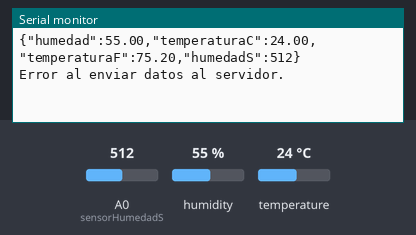
A sketch run on a simulated Arduino Uno, built with avr-gcc and run on an emulated ATmega328P. Parts: the last lines printed to the serial monitor. The inputs (shaded band) are chosen by the test bench; at power-on: humidity 55 %, A0 (sensorHumedadS) = 512, temperature 24 °C. Uploads are accepted with an empty reply.

Above: at 18.0 s.
18.1 s: humidity set to 22 %
At 20.69 s:
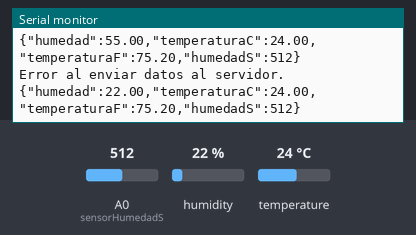
33.4 s: A0 (sensorHumedadS) set to 716
At 41.6 s:
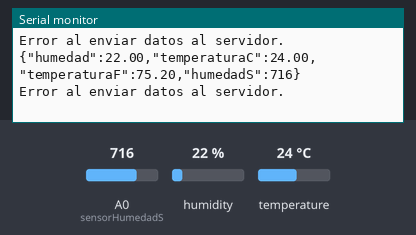
48.7 s: temperature set to 12 °C
At 62.6 s:
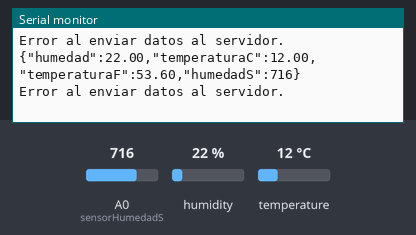

Measured:
- after the input at 18.1 s, the serial monitor: prints a new line after 2.3 s (image 1)
- after the input at 33.4 s, the serial monitor: prints a new line after 7.4 s (image 2)
- after the input at 48.7 s, the serial monitor: prints a new line after 12.6 s (image 3)

The sketch:

Prueba_sensorDHT22.ino
```cpp
#include <DHT.h>
#include <ArduinoHttpClient.h>
#include <Wire.h>
#include <Adafruit_Sensor.h>
#include <Ethernet.h>

#define DHTPin 3 //pin del arudino y sensor

#define DHTTYPE DHT22

DHT dht(DHTPin, DHTTYPE);

const char *host = "localhost";
const int port = 3000;

const int sensorHumedadS = A0;

EthernetClient ethernetClient;
HttpClient client = HttpClient(ethernetClient, host, port);

String createJsonString(float h, float tC, float tF, int hS);

void setup(){
  Serial.begin(9600);
  //delay(2000);
  dht.begin();
}
void loop(){
    float h = dht.readHumidity();
    float tC = dht.readTemperature();
    float tF = dht.readTemperature(true);
    int hS = analogRead(sensorHumedadS);

  //envio de variables formato json
    String jsonPayload = createJsonString(h, tC, tF, hS);
    Serial.println(jsonPayload);
    client.post("/datos-sensor", "application/json", jsonPayload);

    if (client.post("/datos-sensor", "application/json", jsonPayload) == 0) {
      Serial.println("Error al enviar datos al servidor.");
    }
   delay(20000);
}
String createJsonString(float h, float tC, float tF, int hS){
  return "{\"humedad\":"+ String(h) + ",\"temperaturaC\":" + String(tC) + ",\"temperaturaF\":" + String(tF) + ",\"humedadS\":" + String(hS) + "}";
}
//exit(0);
```

Prueba_conexion.ino
```cpp

```
